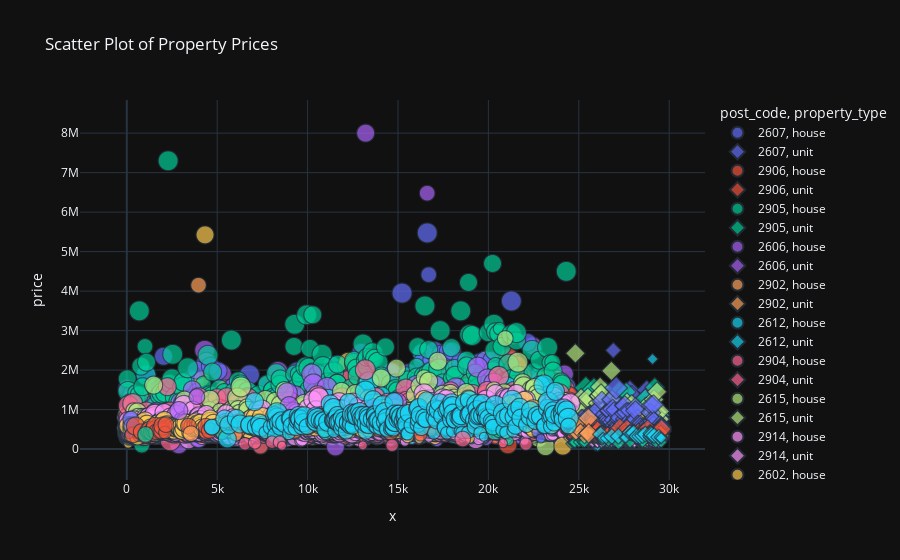

The notebook cell saved with this chart:
### Markdown cell above
It seems that the prices of units are genrally lower

### Code cell
import plotly.express as px
import numpy as np

# Convert bedrooms to an ordered categorical type (if not already done)
df["bedrooms"] = df["bedrooms"].astype("category").cat.as_ordered()

# Create a scatter plot with Plotly
fig = px.scatter(
    df,
    x=np.arange(len(df)),
    y="price",
    color="post_code",
    size="bedrooms",
    symbol="property_type",
    title="Scatter Plot of Property Prices",
    template="plotly_dark",  # Apply the dark theme
)

# Show the plot
fig.show()
